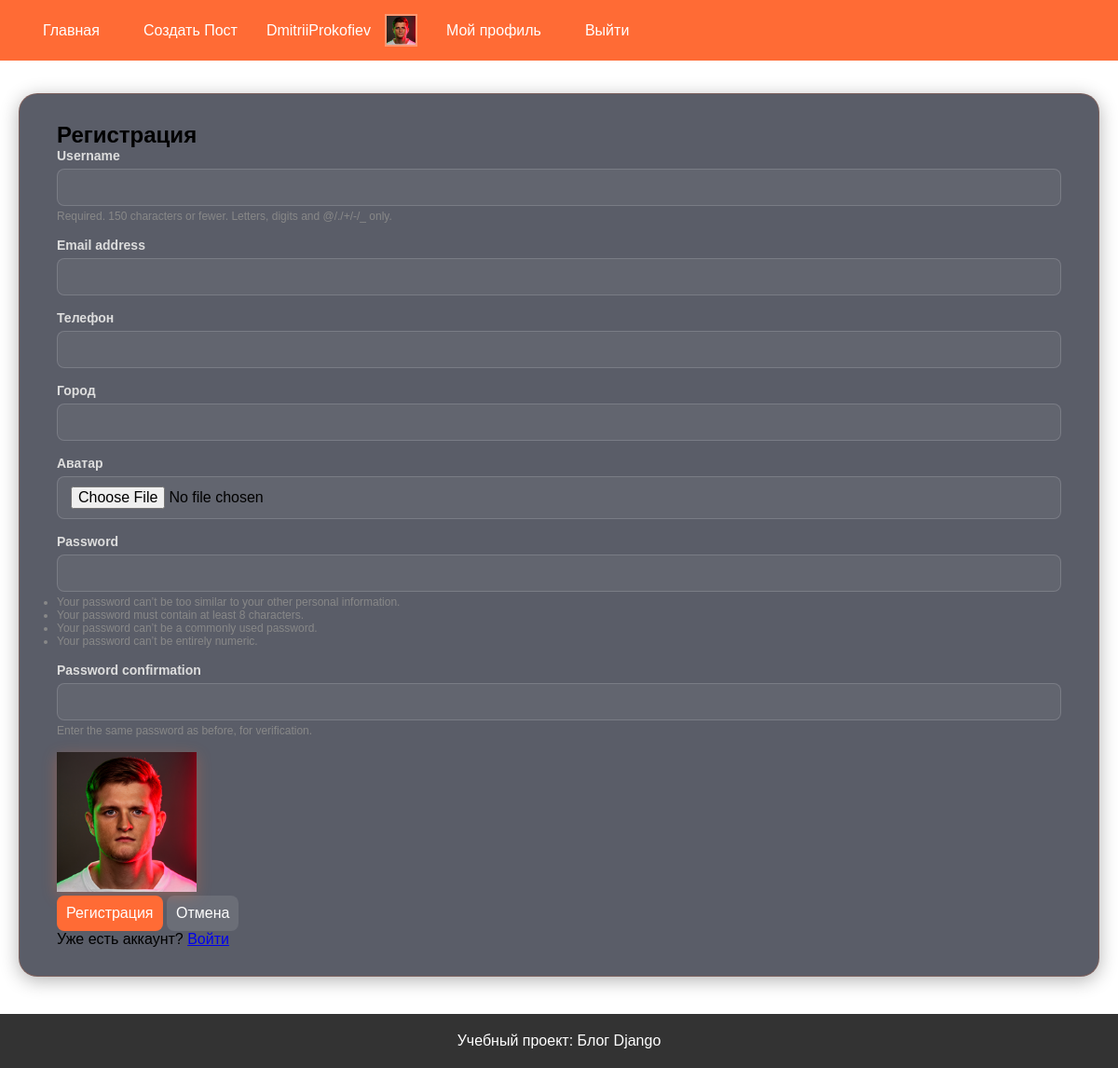
Screenshot of /users/register/ (signed in) with the database file from the repository.
### users/models.py (models this page shows, shortened)
class CustomUser(AbstractUser):
    phone = models.CharField('телефон',max_length=100, blank=True)
    city = models.CharField('город',max_length=100,blank=True,)
    avatar = models.ImageField('аватар', upload_to='avatars/', blank=True, null=True)

### users/views.py (the view)
# urls.py: path('register/', views.register_view, name='register'),
def register_view(request):
    if request.method == "POST":
        form = CustomUserCreationForm(request.POST, request.FILES)
        if form.is_valid():
            user = form.save()
            login(request, user)
            return redirect('index')
    else:
        form = CustomUserCreationForm()
    context = {'form': form}
    return render(request, 'users/register.html', context=context)

### users/forms.py
class CustomUserCreationForm(UserCreationForm):
    class Meta:
        model = CustomUser
        fields = ('username', 'email', 'phone', 'city', 'avatar', 'password1', 'password2')

### templates/users/register.html (shortened to what this page needs)
{% extends 'base.html' %}
{% load static %}
{% block content %}
<section class="form-page">
    <h1>Регистрация</h1>
    <form method="post" enctype="multipart/form-data" class="content-form">
    {% for field in form %}
      <div class="form-group">
        <label for="{{ field.id_for_label }}">{{ field.label }}</label>
        {{ field }}
        {% if field.help_text %}
          <small class="help-text">{{ field.help_text }}</small>
        {% endif %}
      </div>
    {% endfor %}
      <div class="avatar-container">
        {% if user.avatar %}
            <img src="{{ user.avatar.url }}" alt="Аватар пользователя" class="avatar">
        {% else %}
            <p>Аватар отсутствует</p>
        {% endif %}
      </div>
    <button type="submit" class="btn btn-primary">Регистрация</button>
    <a class="btn btn-secondary" href="{% url 'blog:post_list' %}">Отмена</a>
  </form>
    <p>Уже есть аккаунт? <a href="{% url 'users:login' %}">Войти</a></p>
</section>
{% endblock %}

### templates/base.html (shortened to what this page needs)
{% load static %}
<!DOCTYPE html>
<html lang="ru">
<head>
    <link rel="stylesheet" href="{% static 'css/style.css' %}">
</head>
<body>
    <header>
        <nav>
            <a href="{% url 'blog:post_list' %}">Главная</a>
            <a href="{% url 'blog:post_create' %}">Создать Пост</a>
            {% if user.is_authenticated %}
                <span>{{ user.username }}</span>
                <div class="avatar-header">
                    {% if user.avatar %}
                        <img src="{{ user.avatar.url }}" alt="Аватар пользователя" class="avatar">
                    {% endif %}
                </div>
                <a href="{% url 'users:account' %}">Мой профиль</a>
                <a href="{% url 'users:logout' %}">Выйти</a>
            {% else %}
                <a href="{% url 'users:login' %}">Войти</a>
                <a href="{% url 'users:register' %}">Регистрация</a>
            {% endif %}
        </nav>
    </header>
    <main>
        <div class="PageContent">
           {% block content %}
           {% endblock %}
        </div>
    </main>
    <footer>
        <p>Учебный проект: Блог Django</p>
    </footer>
</body>
</html>

### static/css/style.css (style rules this page uses)
* { margin: 0; padding: 0; box-sizing: border-box; }
html, body { height: 100%; }
body { font-family: Arial, sans-serif; display: flex; flex-direction: column; }
header { background: #FF6B35; display: flex; align-items: center; justify-content: space-between; padding: 15px 30px; position: fixed; top: 0; left: 0; width: 100%; z-index: 1000; }
header a { color: white; text-decoration: none; font-size: 16px; }
header nav { display: flex; align-items: center; gap: 15px; }
header nav a { color: white; padding: 8px 16px; border-radius: 4px; }
header nav span { color: white; }
.avatar-header { width: 35px; height: 35px; overflow: hidden; border: 2px solid rgba(255, 255, 255, 0.3); flex-shrink: 0; }
.avatar-header img { width: 100%; height: 100%; object-fit: cover; }
main { flex: 1; padding: 80px 20px 20px; max-width: 1200px; margin: 0 auto; width: 100%; }
.PageContent { max-width: 1200px; width: 100%; margin: 20px auto; padding: 30px 40px; background: rgba(20, 25, 40, 0.7); border-radius: 20px; border: 1px solid rgba(255, 107, 53, 0.2); box-shadow: 0 4px 20px rgba(0, 0, 0, 0.3); transition: all 0.3s ease; }
.avatar { width: 150px; height: 150px; object-fit: cover; box-shadow: 0 4px 15px rgba(255, 107, 53, 0.3); background: #2a2a2a; }
.form-group { margin-bottom: 16px; display: flex; flex-direction: column; }
.form-group label { font-weight: 600; color: #ddd; margin-bottom: 6px; font-size: 14px; }
.form-group input, .form-group select, .form-group textarea { padding: 10px 14px; border-radius: 8px; border: 1px solid rgba(255, 255, 255, 0.15); background: rgba(255, 255, 255, 0.05); color: #000; font-size: 16px; transition: border-color 0.3s ease; }
.form-group .help-text { color: #888; font-size: 12px; margin-top: 4px; }
.btn { padding: 10px; border: none; border-radius: 8px; font-size: 16px; cursor: pointer; text-decoration: none; display: inline-block; transition: all 0.3s ease; }
.btn-primary { background: #FF6B35; color: #fff; }
.btn-secondary { background: rgba(255, 255, 255, 0.1); color: #fff; }
footer { background: #333; color: white; text-align: center; padding: 20px; width: 100%; }

### rows the page displays
CustomUser: username "DmitriiProkofiev", avatar (picture)

### other values shown
{{ field.label }} "Username" "Email address" "Телефон" "Город" "Аватар" "Password" "Password confirmation"
{{ field.help_text }} "Required. 150 characters or fewer. Letters, digits and @/./+/-/_ only." "Enter the same password as before, for verification."
